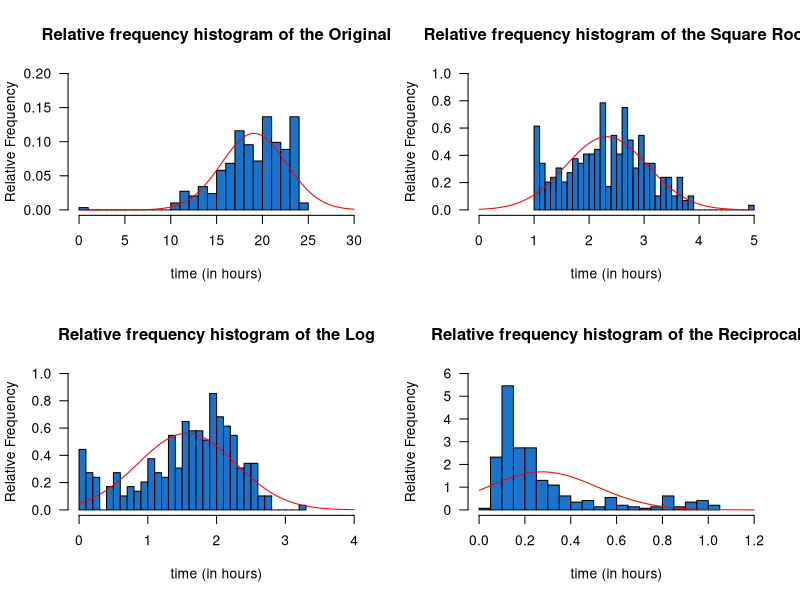
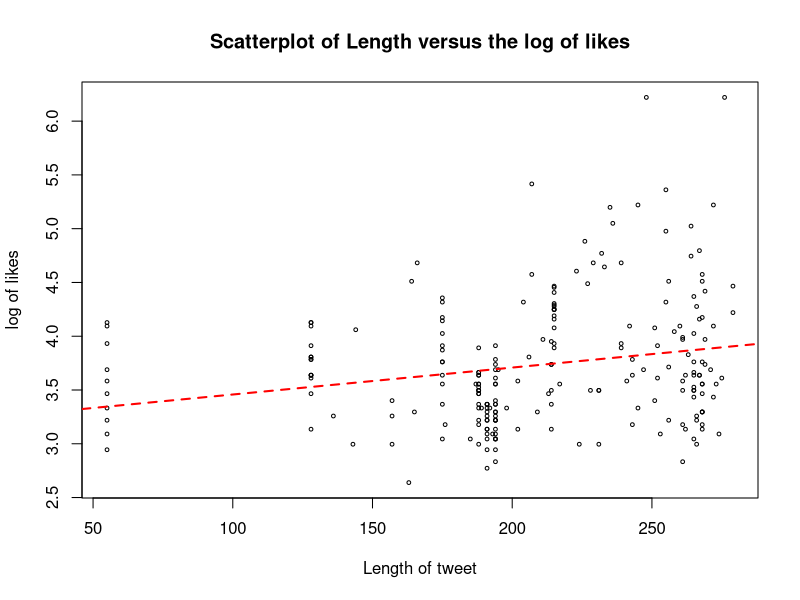
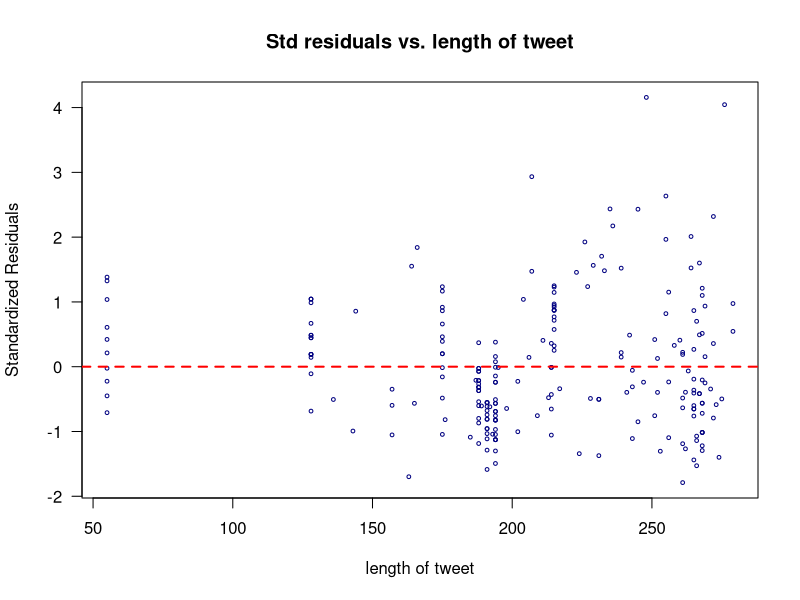
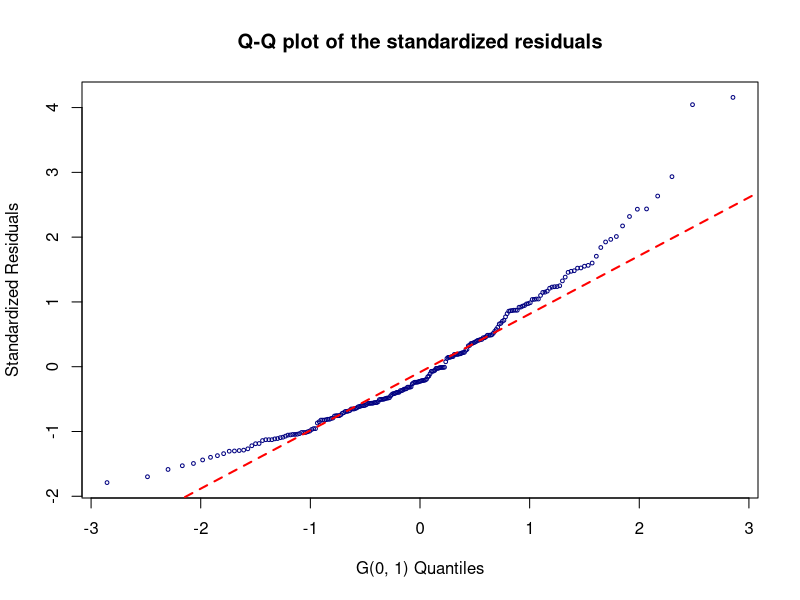

Write the R code that produced these figures, in order.
library(readr)
data_A4 <- read_csv("dataset.csv")
# Analysis 1 : Hashtags
# B
n <- length(data_A4$hashtags.binary)
head(data_A4)
summary(data_A4$hashtags.binary)
sum(data_A4$hashtags.binary)
n <- length(data_A4$hashtags.binary)
thetahat <- sum(data_A4$hashtags.binary)/length(data_A4$hashtags.binary)
theta0 <- 0.14
# Test A
lambdaA <- (thetahat-theta0)/(sqrt(theta0*(1-theta0)/n))
P_Value_A <- 2*(1-pnorm(lambdaA))
# Test B
lambdaB <- -2*log(((theta0/thetahat)^(n*thetahat))*(((1 - theta0)/(1 - thetahat))^(n - n*thetahat)))
lambdaB_sqrt = sqrt(lambdaB)
P_Value_B2 <- 2*(1-pchisq(lambdaB,df = 1))
P_Value_B <- 2*(1-pnorm(lambdaB_sqrt,1,0))

# Analysis 2: Time Between Tweets Revisited
data_A4$tweet.gap.hour <- data_A4$tweet.gap/3600
tgh.first <- data_A4$tweet.gap.hour[data_A4$first.tweet == 1  & data_A4$tweet.gap.hour <= 24]
summary(tgh.first)
# Square Root
tf1 <- sqrt(max(tgh.first) - tgh.first + 1)
# Log
tf2 <- log(max(tgh.first) - tgh.first + 1)
# Reciprocal
tf3 <- 1/(max(tgh.first) - tgh.first + 1)
# We are using tf1 <- sqrt(max(tgh.first) - tgh.first + 1)
library(MASS)
par(mfrow = c(2, 2))
truehist(tgh.first, main = "Relative frequency histogram of the Original",
         xlab = "time (in hours)", ylab = "Relative Frequency",
         xlim = c(0, 30), ylim = c(0, 0.2), las = 1, col = "dodgerblue3",
         nbins = 30, cex.axis = 1)
curve(dnorm(x, mean(tgh.first), sd(tgh.first)), from = 0.001, col = "red", add = TRUE, lwd = 1) 
truehist(tf1, main = "Relative frequency histogram of the Square Root",
         xlab = "time (in hours)", ylab = "Relative Frequency",
         xlim = c(0, 5), ylim = c(0, 1), las = 1, col = "dodgerblue3",
         nbins = 30, cex.axis = 1)
curve(dnorm(x, mean(tf1), sd(tf1)), from = 0.001, col = "red", add = TRUE, lwd = 1) 
truehist(tf2, main = "Relative frequency histogram of the Log",
         xlab = "time (in hours)", ylab = "Relative Frequency",
         xlim = c(0, 4), ylim = c(0, 1), las = 1, col = "dodgerblue3",
         nbins = 30, cex.axis = 1)
curve(dnorm(x, mean(tf2), sd(tf2)), from = 0.001, col = "red", add = TRUE, lwd = 1) 
truehist(tf3, main = "Relative frequency histogram of the Reciprocal",
         xlab = "time (in hours)", ylab = "Relative Frequency",
         xlim = c(0, 1.2), ylim = c(0, 6), las = 1, col = "dodgerblue3",
         nbins = 30, cex.axis = 1)
curve(dnorm(x, mean(tf3), sd(tf3)), from = 0.001, col = "red", add = TRUE, lwd = 1) 
# B
MU0 <- sqrt(max(tgh.first) - 16 + 1)
par(mfrow = c(1,1))
n <- length(tf1)
Y <- mean(tf1)
S <- sd(tf1)
lambda <- abs(Y-MU0)/(S/sqrt(n))
p_value <-  2*(1-pt(lambda,n-1))

# Analysis 3: Length and Likes Revisited
# length as the explanatory variate, and likes.log as the response variate
par(mfrow = c(1, 1))
user <- subset(data_A4, subset = (username == "@CPHO_Canada"))
likes.log = log(user$likes + 1)
user$likes.log <- log(user$likes + 1)
length <- user$length
mod <- lm(likes.log ~ length)
modAlt <- lm(user$likes.log  ~ user$length)
summary(mod)
summary(modAlt)
summary(user$length)
confint(mod, level = 0.95)

sigma(mod)
# Q3(e)
plot(user$length, likes.log, xlab = "Length of tweet", ylab = "log of likes",
     main = "Scatterplot of Length versus the log of likes", pch = 1, cex = 0.5, col = 1)
abline(coef(mod), lwd = 2, lty = 2, col = "red")
# Q3(f)
stdres <- rstandard(mod)
mean(stdres)
sd(stdres)
plot(user$length, stdres,
     main = "Std residuals vs. length of tweet",
     xlab = "length of tweet", ylab = "Standardized Residuals",
     pch = 1, col = "navy", cex = 0.5, las = 1)
abline(h = 0, lty = 2, col = "red", lwd = 2)
# qqplot of standardized residual
qqnorm(stdres, main = "Q-Q plot of the standardized residuals",
       xlab = "G(0, 1) Quantiles", ylab = "Standardized Residuals",
       pch = 1, col = "navy", cex = 0.5)
qqline(stdres, lty = 2, col = "red", lwd = 2)
#Q3h
predictedValueB <- 3.2076781 + 0.0025046*200
predict(mod, newdata1234 = data.frame("length" = 200))


predict(mod, newdata = data.frame("length" = 200), interval = "prediction", level = 0.95)
summary(mod)
pvaluesQ3 <- 2*(1 - pt(0.0025046/0.0007296, 230))

# Analysis 4
data_A4$likes.log = log(data_A4$likes + 1)
userA4_0 <- subset(data_A4, subset = (username == "@CPHO_Canada" & media.binary == 0))
userA4_1 <- subset(data_A4, subset = (username == "@CPHO_Canada" & media.binary == 1))
n0 <- length(userA4_0$likes.log)
n1 <- length(userA4_1$likes.log)
mean1 <- mean(userA4_1$likes.log)
mean0 <- mean(userA4_0$likes.log)
sd1 <- sd(userA4_1$likes.log)
sd0 <- sd(userA4_0$likes.log)
t.test(userA4_0$likes.log, userA4_1$likes.log, var.equal = TRUE)
SP <- sqrt((56*(sd0^2) + 174*(sd1^2))/(57 + 175 - 2))
d <- abs(mean0 - mean1)/(SP*(sqrt(1/57+1/175)))
pvalueA4 <- 2*(1 - pt(d, 57 + 175 - 2))
t.test(userA4_0$likes.log, userA4_1$likes.log, var.equal = TRUE,conf.level = 0.95)$conf.int[1:2]

           